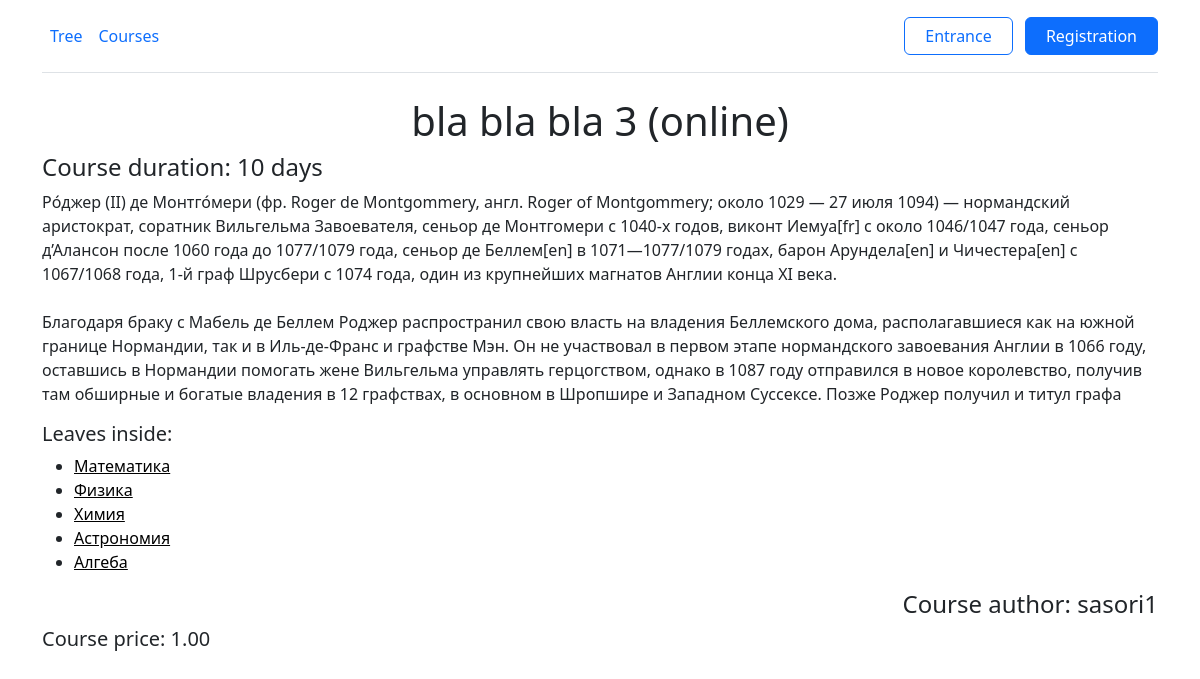
The app's page /course/3/ with its own data.
### tree/models.py (models this page shows, shortened)
class Course(models.Model):
    ONLINE = 'online'
    OFFLINE = 'offline'
    BLENDED = 'blended'
    FORMAT_CHOICES = [
        (ONLINE, 'Online'),
        (OFFLINE, 'Offline'),
        (BLENDED, 'Blended'),
    ]
    UKRAINIAN = 'ru'
    ENGLISH = 'en'
    LANGUAGE_CHOICES = [
        (UKRAINIAN, 'Ukrainian'),
        (ENGLISH, 'English')
    ]
    name = models.CharField(max_length=80, unique=True)
    description = models.TextField(max_length=1000, null=True, blank=True)
    leafs = models.ManyToManyField(Leaf, blank=True)
    author = models.ForeignKey(CustomUser, on_delete=models.SET_NULL, null=True, blank=True, default=1)
    price = models.DecimalField(max_digits=8, decimal_places=2, null=True, blank=True, default=1.00)
    duration_in_days = models.PositiveIntegerField(null=True, blank=True, default=10)
    format = models.CharField(max_length=10, choices=FORMAT_CHOICES, default=ONLINE)
    language = models.CharField(max_length=2, choices=LANGUAGE_CHOICES, default=ENGLISH)

class Leaf(models.Model):
    THEORY = 'THEORY'
    PRACTICE = 'PRACTICE'
    PROJECT = 'PROJECT'
    STATUS_CHOICES = [
        (THEORY, 'THEORY'),
        (PRACTICE, 'PRACTICE'),
        (PROJECT, 'PROJECT')
    ]
    name = models.CharField(max_length=63, unique=True)
    parent = models.ForeignKey('self', on_delete=models.SET_NULL, null=True, blank=True)
    description = models.TextField(max_length=1000, null=True, blank=True)
    author = models.ForeignKey(CustomUser, on_delete=models.SET_NULL, null=True, blank=True, default=1)
    type = models.CharField(max_length=10,choices=STATUS_CHOICES, default=THEORY)
    def __str__(self):
        return f'{self.name}'

class CustomUser(AbstractUser):
    GRADATION_CHOICES = [
        ('teacher', 'teacher'),
        ('student', 'student')
    ]
    gradation = models.CharField(max_length=20, choices=GRADATION_CHOICES, default='student')
    def __str__(self):
        return f'{self.username}'

### tree/views.py (the view)
# urls.py: path('course/<int:id>/', views.CourseView.as_view(), name='course_detail'),
class CourseView(ListView):
    template_name = 'tree/course.html'
    context_object_name = 'object_list'
    model = Course
    def get_context_data(self, **kwargs):
        ctx = super().get_context_data(**kwargs)
        url = self.request.build_absolute_uri()
        clean_url = urlparse(url)._replace(query=None).geturl()
        course = self.model.objects.filter(id=clean_url.split('/')[-2])[0]
        ctx['course'] = course
        ctx['user'] = self.request.user
        user_course = UserCourses.objects.filter(user__id=self.request.user.id, course__id=course.id)
        if user_course:
            ctx['user_course'] = user_course[0]
        return ctx

### tree/templates/tree/course.html (shortened to what this page needs)
{% extends 'base/base.html' %}
{% load static %}
{% block body %}
<div class="container ">
    <h1>{{course.name}} ({{course.format}})</h1>
    <h4 style="text-align: start;">Сourse duration: {{course.duration_in_days}} days</h4>
    <p style="text-align: start;">{{course.description|linebreaksbr}}</p>
    <h5 style="text-align: start;">Leaves inside:</h5>
    <div class="lists">
        <ul>
            {% for item in course.leafs.all %}
            <li><a style="color: black;" href="/tree/{{item.id}}/">{{item}}</a></li>
            {% endfor %}
        </ul>
    </div>
    <h4 style="text-align: end;">Сourse author: {{course.author}} </h4>
    <h5 style="text-align: start;">Сourse price: {{course.price}} </h5>
</div>
{% endblock %}

### accounts/static/base/css/style.css (style rules this page uses)
html, body { min-height: 100vh; overflow: auto; }
body { overflow: hidden; }
.lists { display: flex; }
.lists li { text-align:start; }

### records on screen
Course: name "bla bla bla 3", format "online", duration_in_days "10", description "Ро́джер (II) де Монтго́мери (фр. Roger de Montgommery, англ. Roger of Montgommery; около 1029 — 27 июля 1094) — нормандский аристократ, соратник Вильгельма Завоевателя, сеньор де Монтгомери с 1040-х годов, виконт Иемуа[fr] с около 1046/1047 года, сеньор д’Алансон после 1060 года до 1077/1079 года, сеньор де Беллем[en] в 1071—1077/1079 годах, барон Арундела[en] и Чичестера[en] с 1067/1068 года, 1-й граф Шрусбери с 1074 года, один из крупнейших магнатов Англии конца XI века. Благодаря браку с Мабель де Беллем Роджер распространил свою власть на владения Беллемского дома, располагавшиеся как на южной границе Нормандии, так и в Иль-де-Франс и графстве Мэн. Он не участвовал в первом этапе…", author "sasori1", price "1.00"
Leaf: name "Математика"
Leaf: name "Физика"
Leaf: name "Химия"
Leaf: name "Астрономия"
Leaf: name "Алгеба"
